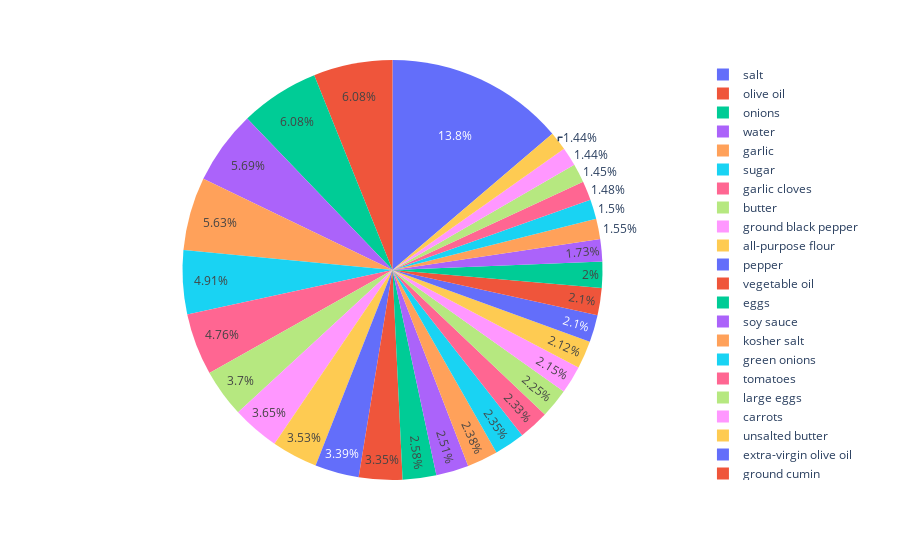

Notebook source saved alongside this figure:
### Code cell
# bar plot for count of entries for each cuisine
x = ingredients_together.value_counts()[0:30].index.tolist()
y = ingredients_together.value_counts()[0:30].values

df = pd.DataFrame({
    'Ingredient':x,
    'These many entries':y
})
#fig = sns.countplot(recipe['cuisine'])
fig = px.pie(df,
             names='Ingredient',
             values='These many entries',
             color='Ingredient')
fig.show()

### Figure 1 — Plotly figure (JSON) as saved in the notebook; plotly's stock layout.template omitted (floating-point values rounded to 4 significant figures)
{"data": [{"customdata": [[["salt"]], [["olive oil"]], [["onions"]], [["water"]], [["garlic"]], [["sugar"]], [["garlic cloves"]], [["butter"]], [["ground black pepper"]], [["all-purpose flour"]], [["pepper"]], [["vegetable oil"]], [["eggs"]], [["soy sauce"]], [["kosher salt"]], [["green onions"]], [["tomatoes"]], [["large eggs"]], [["carrots"]], [["unsalted butter"]], [["extra-virgin olive oil"]], [["ground cumin"]], [["black pepper"]], [["milk"]], [["chili powder"]], [["oil"]], [["red bell pepper"]], [["purple onion"]], [["scallions"]], [["grated parmesan cheese"]]], "domain": {"x": [0, 1], "y": [0, 1]}, "hovertemplate": "Ingredient=%{customdata[0]}<br>These many entries=%{value}<extra></extra>", "labels": [["salt"], ["olive oil"], ["onions"], ["water"], ["garlic"], ["sugar"], ["garlic cloves"], ["butter"], ["ground black pepper"], ["all-purpose flour"], ["pepper"], ["vegetable oil"], ["eggs"], ["soy sauce"], ["kosher salt"], ["green onions"], ["tomatoes"], ["large eggs"], ["carrots"], ["unsalted butter"], ["extra-virgin olive oil"], ["ground cumin"], ["black pepper"], ["milk"], ["chili powder"], ["oil"], ["red bell pepper"], ["purple onion"], ["scallions"], ["grated parmesan cheese"]], "legendgroup": "", "marker": {"colors": ["#636efa", "#EF553B", "#00cc96", "#ab63fa", "#FFA15A", "#19d3f3", "#FF6692", "#B6E880", "#FF97FF", "#FECB52", "#636efa", "#EF553B", "#00cc96", "#ab63fa", "#FFA15A", "#19d3f3", "#FF6692", "#B6E880", "#FF97FF", "#FECB52", "#636efa", "#EF553B", "#00cc96", "#ab63fa", "#FFA15A", "#19d3f3", "#FF6692", "#B6E880", "#FF97FF", "#FECB52"]}, "name": "", "showlegend": true, "type": "pie", "values": [18049, 7972, 7972, 7457, 7380, 6434, 6237, 4848, 4785, 4632, 4438, 4385, 3388, 3296, 3113, 3078, 3058, 2948, 2814, 2782, 2747, 2747, 2627, 2263, 2036, 1970, 1939, 1896, 1891, 1886]}], "layout": {"legend": {"tracegroupgap": 0}, "margin": {"t": 60}}}
